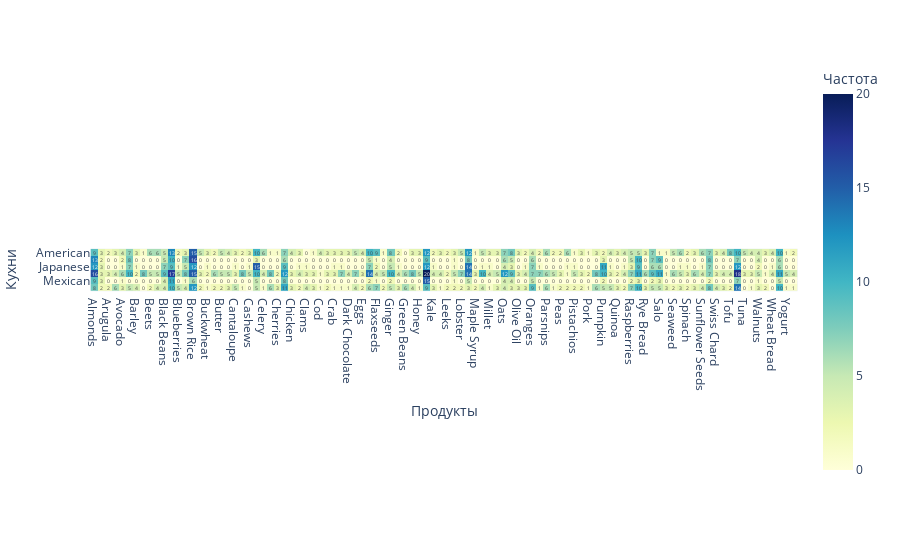

Notebook code for this chart:
### Markdown cell above
Продукты, часто втречающиеся в блюдая являются довольно универсальными для приготовления блюд во всех кухнях. Проверим эту гипотезу

### Code cell
import plotly.express as px
import pandas as pd

# Создание сводной таблицы
pivot_flights = products_dishes.pivot_table(
    index='cuisine',
    columns='name_prod',
    aggfunc='size',
    fill_value=0
)

# Создание интерактивной тепловой карты
fig = px.imshow(
    pivot_flights,
    labels=dict(x="Продукты", y="Кухни", color="Частота"),
    x=pivot_flights.columns,
    y=pivot_flights.index,
    color_continuous_scale='YlGnBu',
    text_auto=True  # Показывает значения на ячейках
)


# Показать график
fig.show()

### Figure 1 — Plotly figure (JSON) as saved in the notebook; plotly's stock layout.template omitted (floating-point values rounded to 4 significant figures; data arrays with more than 128 entries replaced by an {"elided": "..."} marker saying what was removed)
{"data": [{"coloraxis": "coloraxis", "hovertemplate": "Продукты: %{x}<br>Кухни: %{y}<br>Частота: %{z}<extra></extra>", "name": "0", "texttemplate": "%{z}", "type": "heatmap", "x": ["Almonds", "Apples", "Arugula", "Asparagus", "Avocado", "Bananas", "Barley", "Beef", "Beets", "Bell Peppers", "Black Beans", "Blackberries", "Blueberries", "Broccoli", "Brown Rice", "Brussels Sprouts", "Buckwheat", "Burdock Root", "Butter", "Cabbage", "Cantaloupe", "Carrot", "Cashews", "Cauliflower", "Celery", "Cheese", "Cherries", "Chia Seeds", "Chicken", "Chickpeas", "Clams", "Coconut Oil", "Cod", "Collard Greens", "Crab", "Cucumbers", "Dark Chocolate", "Eggplant", "Eggs", "Fig", "Flaxseeds", "Garlic", "Ginger", "Grapes", "Green Beans", "Hazelnuts", "Honey", "Jalapeño", "Kale", "Kiwi", "Leeks", "Lentils", "Lobster", "Mangoes", "Maple Syrup", "Milk", "Millet", "Mushrooms", "Oats", "Octopus", "Olive Oil", "Onions", "Oranges", "Oysters", "Parsnips", "Peaches", "Peas", "Pineapple", "Pistachios", "Pomegranate", "Pork", "Prunes", "Pumpkin", "Pumpkin Seeds", "Quinoa", "Radishes", "Raspberries", "Rhubarb", "Rye Bread", "Salmon", "Salo", "Sardines", "Seaweed", "Shrimp", "Spinach", "Strawberries", "Sunflower Seeds", "Sweet Potato", "Swiss Chard", "Tempeh", "Tofu", "Tomatoes", "Tuna", "Turkey", "Walnuts", "Water Chestnut", "Wheat Bread", "Winter Squash", "Yogurt", "Zucchini"], "xaxis": "x", "y": ["American", "Indian", "Japanese", "Korean", "Mexican", "Russian"], "yaxis": "y", "z": {"elided": "6x100 int values"}}], "layout": {"coloraxis": {"colorbar": {"title": {"text": "Частота"}}, "colorscale": [[0, "rgb(255,255,217)"], [0.125, "rgb(237,248,177)"], [0.25, "rgb(199,233,180)"], [0.375, "rgb(127,205,187)"], [0.5, "rgb(65,182,196)"], [0.625, "rgb(29,145,192)"], [0.75, "rgb(34,94,168)"], [0.875, "rgb(37,52,148)"], [1, "rgb(8,29,88)"]]}, "margin": {"t": 60}, "xaxis": {"anchor": "y", "constrain": "domain", "domain": [0, 1], "scaleanchor": "y", "title": {"text": "Продукты"}}, "yaxis": {"anchor": "x", "autorange": "reversed", "constrain": "domain", "domain": [0, 1], "title": {"text": "Кухни"}}}}
